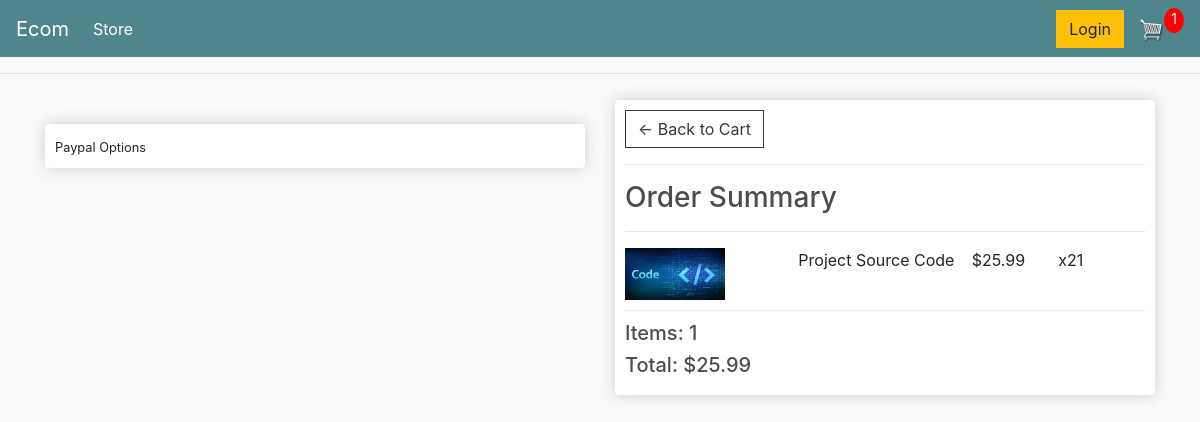
Screenshot of /checkout/ (signed in) with the database file from the repository.
### store/models.py (models this page shows, shortened)
class OrderItem(models.Model):
	product=models.ForeignKey(Product,on_delete=models.SET_NULL,null=True)
	order=models.ForeignKey(Order,on_delete=models.SET_NULL,null=True)
	quantity=models.IntegerField(default=0,null=True,blank=True)
	date_added=models.DateTimeField(auto_now_add=True)
	@property
	def get_total(self):
		total=self.product.price*self.quantity
		return total

class Product(models.Model):
	name=models.CharField(max_length=200,null=True)
	price=models.DecimalField(max_digits=7,decimal_places=2)
	digital=models.BooleanField(default=False,null=True,blank=False)
	image=models.ImageField(null=True,blank=True)
	@property
	def imageURL(self):
		try:
			url = self.image.url
		except:
			url = ''
		return url

class Order(models.Model):
	customer=models.ForeignKey(Customer,on_delete=models.SET_NULL,null=True,blank=True)
	date_ordered=models.DateTimeField(auto_now_add=True)
	complete=models.BooleanField(default=False,null=True,blank=False)
	transaction_id=models.CharField(max_length=100,null=True)
	@property
	def shipping(self):
		shipping=False
		orderitems=self.orderitem_set.all()
		for i in orderitems:
			if i.product.digital==False:
				shipping=True
		return shipping
	@property
	def get_cart_total(self):
		orderitems=self.orderitem_set.all()
		total=sum([item.get_total for item in orderitems])
		return total
	@property
	def get_cart_items(self):
		orderitems=self.orderitem_set.all()
		total=sum([item.quantity for item in orderitems])
		return total

### store/views.py (the view)
# urls.py: path('checkout/',views.checkout,name="checkout"),
def checkout(request):
	data=cookieData(request)
	cartItems=data['cartItems']
	order=data['order']
	items=data['items']
	context={'items':items,'order':order,'cartItems':cartItems}
	return render(request,'store/checkout.html',context)

### store/utils.py (called while the page is built)
def cookieData(request):
	if request.user.is_authenticated:
		customer=request.user.customer
		order,created=Order.objects.get_or_create(customer=customer,complete=False)
		items=order.orderitem_set.all()
		cartItems=order.get_cart_items
	else:
		cookieData=cookieCart(request)
		cartItems=cookieData['cartItems']
		order=cookieData['order']
		items=cookieData['items']
	return {'cartItems':cartItems,'order':order,'items':items}

### store/templates/store/checkout.html (shortened to what this page needs)
{% extends 'store/main.html' %}
{% load static %}
{% block content %}
<div class="row">
	<div class="col-lg-6">
		<br>
		<div class="box-element hidden" id="payment-info">
			<small>Paypal Options</small>
		</div>
	</div>
	<div class="col-lg-6">
		<div class="box-element">
			<a class="btn btn-outline-dark" href="{% url 'cart' %}">&#x2190; Back to Cart</a>
			<hr>
				<h3>Order Summary</h3>
				<hr>
				{% for item in items %}
					<div class="cart-row">
					<div style="flex:2"><img class="row-image" src="{{item.product.imageURL}}"></div>
					<div style="flex:2"><p>{{item.product.name}}</p></div>
					<div style="flex:1"><p>${{item.product.price}}</p></div>
					<div style="flex:1"><p>x2{{item.quantity}}</p></div>
					</div>
				{% endfor %}
				<h5>Items:   {{order.get_cart_items}}</h5>
				<h5>Total:   ${{order.get_cart_total|floatformat:2}}</h5>
		</div>
	</div>
</div>
{% endblock %}

### static/css/main.css (style rules this page uses)
body { background-color: hsl(0, 0%, 98%); }
h1,h2,h3,h4,h5,h6 { color:hsl(0, 0%, 30%); }
.box-element { box-shadow:hsl(0, 0%, 80%) 0 0 16px; background-color: #fff; border-radius: 4px; padding: 10px; }
.col-lg-4, .col-lg-6, .col-lg-8, .col-lg-12 { margin-top: 10px; }
.btn { border-radius: 0; }
.row-image { width: 100px; }
.cart-row { display: flex; align-items: flex-stretch; padding-bottom: 10px; margin-bottom: 10px; border-bottom: 1px solid #ececec; }

### rows the page displays
OrderItem: product.imageURL (picture), product.name "Project Source Code", product.price "25.99", quantity "1"
Order: get_cart_items "1", get_cart_total "25.99"

### other values shown
{{ cartItems }} "1"
